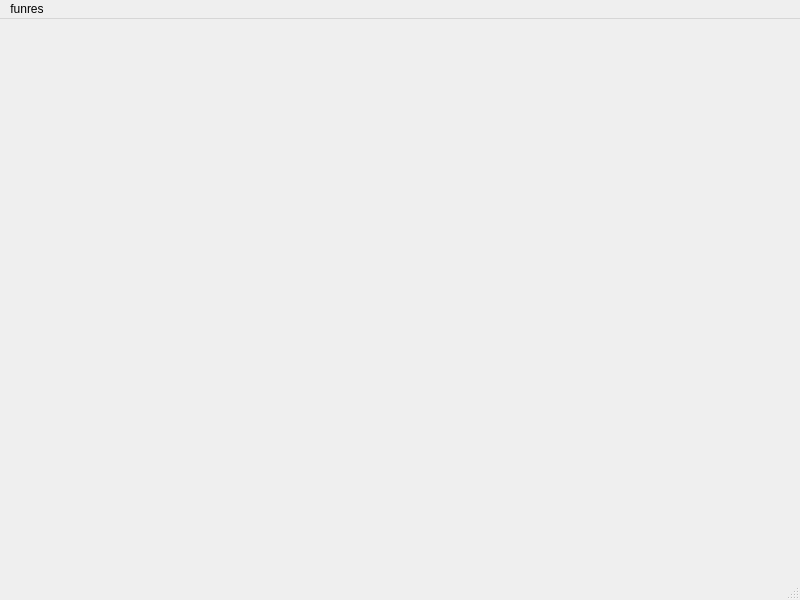
<?xml version="1.0" encoding="UTF-8"?>
<ui version="4.0">
 <class>MainWindow</class>
 <widget class="QMainWindow" name="MainWindow">
  <property name="geometry">
   <rect>
    <x>0</x>
    <y>0</y>
    <width>800</width>
    <height>600</height>
   </rect>
  </property>
  <property name="windowTitle">
   <string>MainWindow</string>
  </property>
  <widget class="QWidget" name="centralwidget"/>
  <widget class="QMenuBar" name="menubar">
   <property name="geometry">
    <rect>
     <x>0</x>
     <y>0</y>
     <width>800</width>
     <height>20</height>
    </rect>
   </property>
   <widget class="QMenu" name="menusunres">
    <property name="title">
     <string>funres</string>
    </property>
   </widget>
   <addaction name="menusunres"/>
  </widget>
  <widget class="QStatusBar" name="statusbar"/>
 </widget>
 <resources/>
 <connections/>
</ui>
